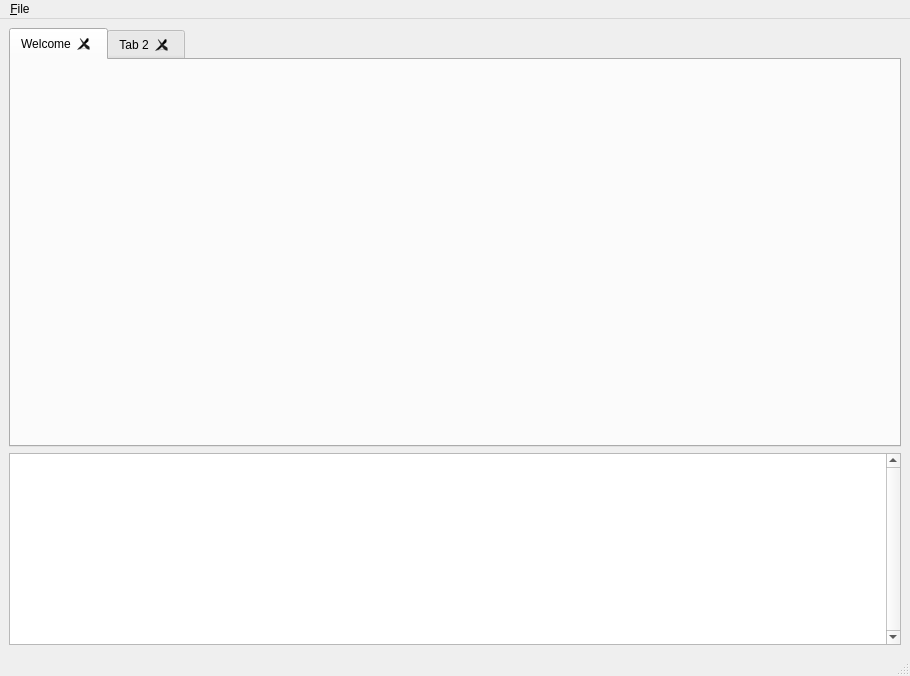
<?xml version="1.0" encoding="UTF-8"?>
<ui version="4.0">
 <class>MainWindow</class>
 <widget class="QMainWindow" name="MainWindow">
  <property name="geometry">
   <rect>
    <x>0</x>
    <y>0</y>
    <width>910</width>
    <height>676</height>
   </rect>
  </property>
  <property name="windowTitle">
   <string>test</string>
  </property>
  <widget class="QWidget" name="centralwidget">
   <property name="layoutDirection">
    <enum>Qt::RightToLeft</enum>
   </property>
   <layout class="QGridLayout" name="gridLayout" rowstretch="4,0">
    <property name="sizeConstraint">
     <enum>QLayout::SetNoConstraint</enum>
    </property>
    <item row="1" column="0">
     <widget class="QPlainTextEdit" name="plainTextEdit">
      <property name="layoutDirection">
       <enum>Qt::LeftToRight</enum>
      </property>
      <property name="verticalScrollBarPolicy">
       <enum>Qt::ScrollBarAlwaysOn</enum>
      </property>
     </widget>
    </item>
    <item row="0" column="0">
     <widget class="QTabWidget" name="tabWidget">
      <property name="toolTipDuration">
       <number>-1</number>
      </property>
      <property name="layoutDirection">
       <enum>Qt::LeftToRight</enum>
      </property>
      <property name="currentIndex">
       <number>0</number>
      </property>
      <property name="tabsClosable">
       <bool>true</bool>
      </property>
      <property name="movable">
       <bool>true</bool>
      </property>
      <property name="tabBarAutoHide">
       <bool>false</bool>
      </property>
      <widget class="QWidget" name="tab">
       <attribute name="title">
        <string>Welcome</string>
       </attribute>
      </widget>
      <widget class="QWidget" name="tab_2">
       <attribute name="title">
        <string>Tab 2</string>
       </attribute>
      </widget>
     </widget>
    </item>
   </layout>
  </widget>
  <widget class="QMenuBar" name="menubar">
   <property name="geometry">
    <rect>
     <x>0</x>
     <y>0</y>
     <width>910</width>
     <height>25</height>
    </rect>
   </property>
   <widget class="QMenu" name="menuFile">
    <property name="title">
     <string>&amp;File</string>
    </property>
    <addaction name="actionNew_Project"/>
    <addaction name="actionLoad_Project"/>
   </widget>
   <addaction name="menuFile"/>
  </widget>
  <widget class="QStatusBar" name="statusbar"/>
  <action name="actionNew_Project">
   <property name="text">
    <string>New Project...</string>
   </property>
   <property name="shortcut">
    <string>Ctrl+N</string>
   </property>
  </action>
  <action name="actionLoad_Project">
   <property name="text">
    <string>Load Project...</string>
   </property>
  </action>
 </widget>
 <resources/>
 <connections/>
</ui>
